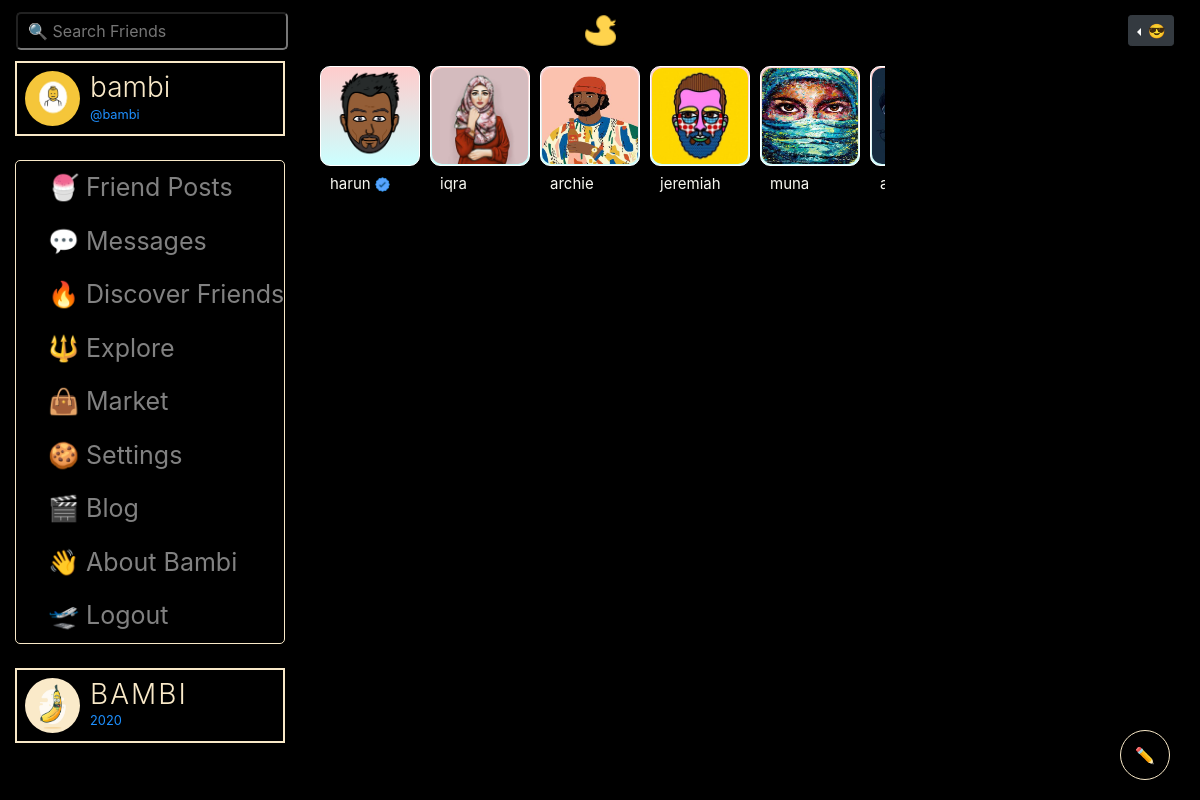
Page /messages (signed in) on the committed database.
### bambiv3/models.py (models this page shows, shortened)
class User(db.Model, UserMixin):
	id = db.Column(db.Integer, primary_key=True)
	username = db.Column(db.String(20), unique=True, nullable=False)
	email = db.Column(db.String(120), unique=True, nullable=False)
	image_file = db.Column(db.String(20), nullable=False, default='default.jpg')
	password = db.Column(db.String(60), nullable=False)
	last_seen = db.Column(db.DateTime, default=datetime.utcnow)
	department = db.Column(db.String(20), nullable=False)
	student_number = db.Column(db.Integer(), unique=True, nullable=False)
	age = db.Column(db.Integer(), nullable=False)
	country = db.Column(db.String(20), nullable=False)
	hobby = db.Column(db.String(20), nullable=False)
	bio = db.Column(db.String(120), nullable=True)
	private = db.Column(db.Boolean, default=False, nullable=False)
	posts = db.relationship('Post', backref='author', lazy=True)
	products = db.relationship('Product', backref='author', lazy=True)
	followed = db.relationship(
		'User', secondary=followers,
		primaryjoin=(followers.c.follower_id == id),
		secondaryjoin=(followers.c.followed_id == id),
		backref=db.backref('followers', lazy='dynamic'), lazy='dynamic')
	messages_sent = db.relationship('Message',
									foreign_keys='Message.sender_id',
									backref='author', lazy='dynamic')
	messages_received = db.relationship('Message',
										foreign_keys='Message.recipient_id',
										backref='recipient', lazy='dynamic')
	last_message_read_time = db.Column(db.DateTime)
	def new_messages(self):
		last_read_time = self.last_message_read_time or datetime(1900, 1, 1)
		return Message.query.filter_by(recipient=self).filter(
			Message.timestamp > last_read_time).count()

### bambiv3/routes.py (the view)
@app.route('/messages')
@login_required
def messages():
	current_user.last_message_read_time = datetime.utcnow()
	db.session.commit()
	messages = current_user.messages_received.order_by(m.timestamp.desc())
	users = User.query.all()
	return render_template('messages.html', messages=messages, users=users)

### bambiv3/models.py (called while the page is built)
@login_manager.user_loader
def load_user(user_id):
	return User.query.get(int(user_id))

### bambiv3/routes.py (called while the page is built)
@app.before_request
def before_request():
	if current_user.is_authenticated:
		current_user.last_seen = datetime.utcnow()
		db.session.commit()

### bambiv3/templates/messages.html (shortened to what this page needs)
{% extends "layout.html" %}
{% block content %}
<div class="container-fluid">
  <div class="row">
    <div class="col-lg-3 d-none d-lg-block">
      {% if current_user.is_authenticated %}
      <header style="color:#F9E9C8;border:2px solid #F9E9C8;padding:8px;cursor:pointer;">
        <img src="{{ url_for('static', filename='profile_pics/' + current_user.image_file) }}" alt="default profile" class="profile-thumbnail">
        <div class="profile-name">
          <h3>{{current_user.username}}</h3>
          <small>@{{current_user.email.split("@")[0] | lower}}</small>
        </div>
      </header>
      <br>
    <div class="menu" style="border:1px solid #F9E9C8;border-radius: 5px;">
      <a class="dropdown-item" href="{{ url_for('f_posts') }}"> 🍧 Friend Posts</a>
       <a class="dropdown-item" href="{{ url_for('messages') }}"> 💬 Messages {% set new_messages = current_user.new_messages() %}</a>
      <a class="dropdown-item" href="{{ url_for('discover') }}"> 🔥 Discover Friends</a>
      <a class="dropdown-item" href="{{ url_for('explore') }}"> 🔱 Explore</a>
      <a class="dropdown-item" href="{{ url_for('market') }}"> 👜 Market</a>
      <a class="dropdown-item" href="{{ url_for('account') }}"> 🍪 Settings</a>
      <a class="dropdown-item" href="{{ url_for('blog') }}"> 🎬 Blog</a>
      <a class="dropdown-item" href="{{ url_for('about') }}"> 👋 About Bambi</a>
      <a class="dropdown-item" href="{{ url_for('logout') }}"> 🛫 Logout</a>
    </div>
  <br>
  <header style="color:#F9E9C8;border:2px solid #F9E9C8;padding:8px;">
    <img src="{{ url_for('static', filename='profile_pics/' + 'logod.png') }}" alt="logo" class="profile-thumbnail">
    <div class="profile-name">
      <h3 class="logo">BAMBI</h3>
      <small id="year"></small>
    </div>
  </header>
  {% endif %}
</div>
    <div class="col-lg-6">
          {% if current_user.is_authenticated %}
          <section class="cardi scroll">
            {% for user in users if user != current_user %}
            <div class="others">
            <div class="card--content"><a href="{{ url_for('send_message',recipient=user.username) }}"><img src="{{ url_for('static', filename='profile_pics/' + user.image_file) }}" alt=""></a>
            </div>
            <small style="font-size:15px;color:#f8f8f2;padding-left:15px">
            {{user.username.lower()}}
            {% if user.username in ["harun" , "bambi"] %}<img src="{{ url_for('static', filename='profile_pics/' + 'correct.png') }}" style="width:15px;height:15px;">{% endif %}
          </small>
            </div>
            {% endfor %}
          </section>
          <br>
          {% endif %}
</div>
{% endblock content %}

### bambiv3/static/main.css (style rules this page uses)
body { background:#000; color: #F9E9C8; }
.logo { color:#F9E9C8; letter-spacing:2px; }
.about span, small { color:#1e90ff; }
h3 { font-weight: 300; }

### bambiv3/templates/messages.html (style rules this page uses)
header, footer { display: flex; flex-direction: row; }
header .profile-thumbnail { width: 55px; height: 55px; border-radius: 50%; }
header .profile-name { display: flex; flex-direction:column; margin-left: 10px; }
header h3, header h4 { display: flex; margin: 0; }
.menu a { padding: 8px 8px 8px 32px; text-decoration: none; font-size: 25px; color: #818181; display: block; transition: 0.3s; }
.cardi { background: #000; overflow-x: auto; display: flex; flex-wrap: nowrap; }
.scroll img { width:100%; height:100%; border-radius:10px; }
.card--content { background: linear-gradient(#ffcccc,#ccffff); width: 100px; height: 100px; margin: 5px; border-radius:10px; border:1px solid #fff; border-radius:10px; padding:1px; flex: 0 0 auto; }

### rows in the picture
User: image_file (placeholder picture), username "bambi", email "bambi"
User: image_file (picture), username "harun"
User: image_file (picture), username "iqra"
User: image_file (picture), username "archie"
User: image_file (picture), username "jeremiah"
User: image_file (picture), username "muna"
User: image_file (picture)
